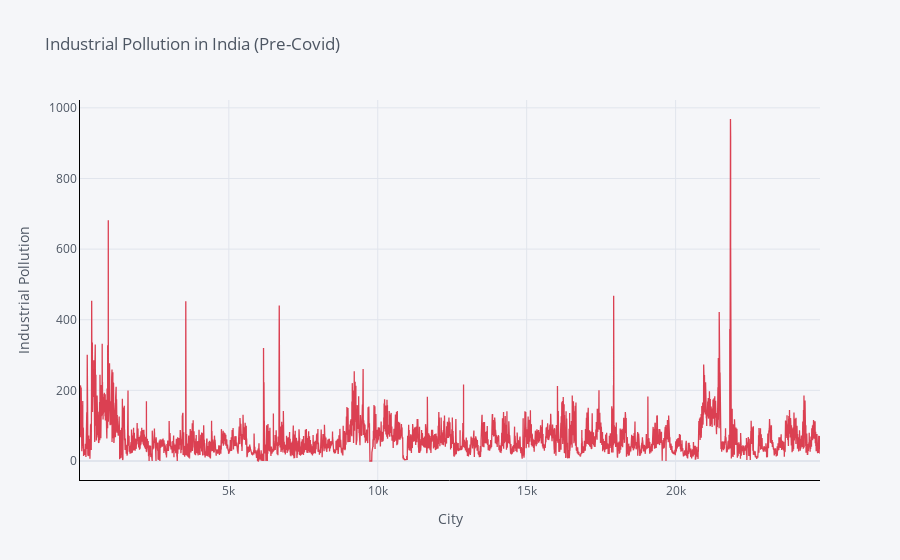

Notebook code for this chart:
### Markdown cell above
##### 2. Industrial

### Code cell
#Plot graph for industrial pollution
df['Industrial_Pollution'].iplot(title="Industrial Pollution in India (Pre-Covid)", xTitle='City', yTitle='Industrial Pollution', linecolor='black', theme='pearl', colors=['red'])

### Figure 1 — Plotly figure (JSON) as saved in the notebook; plotly's stock layout.template omitted (floating-point values rounded to 4 significant figures; data arrays with more than 128 entries replaced by an {"elided": "..."} marker saying what was removed)
{"data": [{"line": {"color": "rgba(219, 64, 82, 1.0)", "dash": "solid", "shape": "linear", "width": 1.3}, "mode": "lines", "name": "Industrial_Pollution", "text": "", "type": "scatter", "x": {"elided": "16248 int values"}, "y": {"elided": "16248 float values"}}], "layout": {"legend": {"bgcolor": "#F5F6F9", "font": {"color": "#4D5663"}}, "paper_bgcolor": "#F5F6F9", "plot_bgcolor": "#F5F6F9", "title": {"font": {"color": "#4D5663"}, "text": "Industrial Pollution in India (Pre-Covid)"}, "xaxis": {"gridcolor": "#E1E5ED", "linecolor": "black", "showgrid": true, "tickfont": {"color": "#4D5663"}, "title": {"font": {"color": "#4D5663"}, "text": "City"}, "zerolinecolor": "#E1E5ED"}, "yaxis": {"gridcolor": "#E1E5ED", "linecolor": "black", "showgrid": true, "tickfont": {"color": "#4D5663"}, "title": {"font": {"color": "#4D5663"}, "text": "Industrial Pollution"}, "zerolinecolor": "#E1E5ED"}}}
